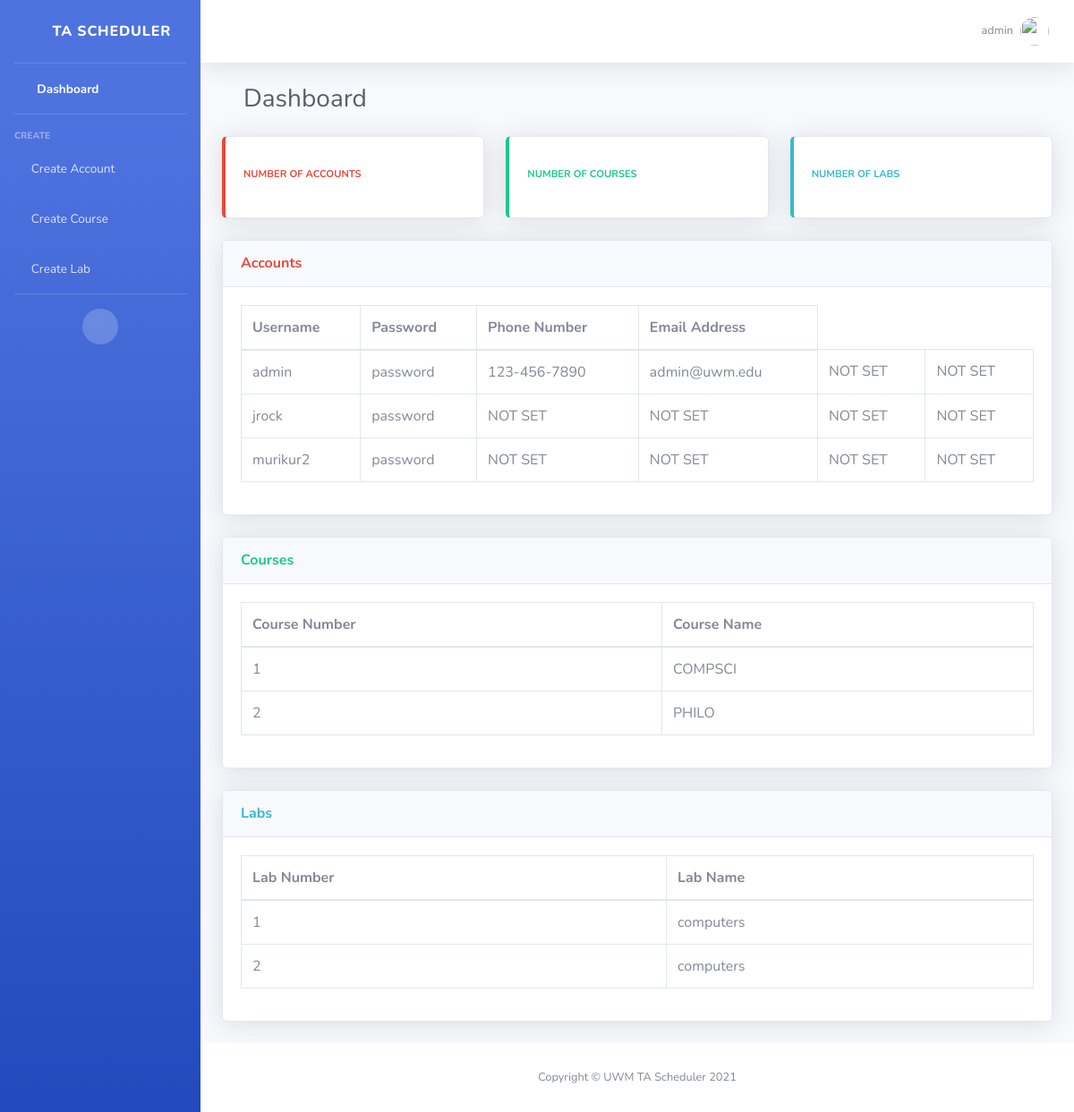
The app's page /home/ (signed in) with its own data.
### TA_Scheduler/models.py (models this page shows)
class myAccount(models.Model):
    userName = models.CharField(max_length=40)
    password = models.CharField(max_length=40)

class myContact(models.Model):
    userName = models.CharField(max_length=40)
    phoneNumber = models.CharField(max_length=20)
    emailAddress = models.CharField(max_length=40)

class myCourse(models.Model):
    courseName = models.CharField(max_length=20)
    courseNumber = models.IntegerField()

class myLab(models.Model):
    labName = models.CharField(max_length=20)
    labNumber = models.IntegerField()

### TA_Scheduler/views.py (the view)
# urls.py: 2. Add a URL to urlpatterns:  path('', Home.as_view(), name='home')
class Home(View):
    def get(self,request):
        userName = request.session["userName"]
        account_list = list(myAccount.objects.values_list("userName", "password"))
        course_list = list(myCourse.objects.values_list("courseNumber", "courseName"))
        lab_list = list(myLab.objects.values_list("labNumber", "labName"))
        contact_list = list(myContact.objects.values_list("userName","phoneNumber", "emailAddress"))
        return render(request, "home.html", {"account_list":account_list, "course_list":course_list, "lab_list":lab_list, "userName":userName, "contact_list":contact_list})

### templates/home.html (shortened to what this page needs)
{% load static %}
<!DOCTYPE html>
<html lang="en">
<head>
    <link href="{% static '/vendor/fontawesome-free/css/all.min.css' %}" rel="stylesheet" type="text/css">
    <link href="{% static '/css/sb-admin-2.min.css' %}" rel="stylesheet">
    <link href="{% static '/vendor/datatables/dataTables.bootstrap4.min.css' %}" rel="stylesheet">
</head>
<body id="page-top">
<div id="wrapper">
    <ul class="navbar-nav bg-gradient-primary sidebar sidebar-dark accordion" id="accordionSidebar">
        <a class="sidebar-brand d-flex align-items-center justify-content-center" href="/home">
            <div class="sidebar-brand-icon rotate-n-15">
                <i class="far fa-calendar-alt"></i>
            </div>
            <div class="sidebar-brand-text mx-3">TA Scheduler</div>
        </a>
        <hr class="sidebar-divider my-0">
        <li class="nav-item active">
            <a class="nav-link" href="/home">
                <i class="fas fa-fw fa-tachometer-alt"></i>
                <span>Dashboard</span></a>
        </li>
        <hr class="sidebar-divider">
        <div class="sidebar-heading">
            Create
        </div>
        <li class="nav-item">
            <a class="nav-link" href="/create-account">
                <i class="fas fa-user-circle"></i>
                <span>Create Account</span></a>
        </li>
        <li class="nav-item">
            <a class="nav-link" href="/create-course">
                <i class="fas fa-book-open"></i>
                <span>Create Course</span></a>
        </li>
        <li class="nav-item">
            <a class="nav-link" href="/create-lab">
                <i class="fas fa-flask"></i>
                <span>Create Lab</span></a>
        </li>
        <hr class="sidebar-divider d-none d-md-block">
        <div class="text-center d-none d-md-inline">
            <button class="rounded-circle border-0" id="sidebarToggle"></button>
        </div>
    </ul>
    <div id="content-wrapper" class="d-flex flex-column">
        <div id="content">
            <nav class="navbar navbar-expand navbar-light bg-white topbar mb-4 static-top shadow">
                <ul class="navbar-nav ml-auto">
                    <li class="nav-item dropdown no-arrow">
                        <a class="nav-link dropdown-toggle" href="#" id="userDropdown" role="button"
                           data-toggle="dropdown" aria-haspopup="true" aria-expanded="false">
                            <span class="mr-2 d-none d-lg-inline text-gray-600 small">{{ userName }}</span>
                            <img class="img-profile rounded-circle"
                                 src="{% static 'img/undraw_profile.svg' %}">
                        </a>
                    </li>
                </ul>
            </nav>
            <div class="container-fluid">
                <div class="container-fluid">
                    <div class="d-sm-flex align-items-center justify-content-between mb-4">
                        <h1 class="h3 mb-0 text-gray-800">Dashboard</h1>
                    </div>
                </div>
                <div class="row">
                    <div class="col-xl-4 col-md-4 mb-4">
                        <div class="card border-left-danger shadow h-100 py-2">
                            <div class="card-body">
                                <div class="row no-gutters align-items-center">
                                    <div class="col mr-2">
                                        <div class="text-xs font-weight-bold text-danger text-uppercase mb-1">
                                            Number of Accounts
                                        </div>
                                    </div>
                                    <div class="col-auto">
                                        <i class="fas fa-user-circle fa-2x text-gray-300"></i>
                                    </div>
                                </div>
                            </div>
                        </div>
                    </div>
                    <div class="col-xl-4 col-md-4 mb-4">
                        <div class="card border-left-success shadow h-100 py-2">
                            <div class="card-body">
                                <div class="row no-gutters align-items-center">
                                    <div class="col mr-2">
                                        <div class="text-xs font-weight-bold text-success text-uppercase mb-1">
                                            Number of Courses
                                        </div>
                                    </div>
                                    <div class="col-auto">
                                        <i class="fas fa-book-open fa-2x text-gray-300"></i>
                                    </div>
                                </div>
                            </div>
                        </div>
                    </div>
                    <div class="col-xl-4 col-md-4 mb-4">
                        <div class="card border-left-info shadow h-100 py-2">
                            <div class="card-body">
                                <div class="row no-gutters align-items-center">
                                    <div class="col mr-2">
                                        <div class="text-xs font-weight-bold text-info text-uppercase mb-1">Number of
                                            Labs
                                        </div>
                                    </div>
                                    <div class="col-auto">
                                        <i class="fas fa-flask fa-2x text-gray-300"></i>
                                    </div>
                                </div>
                            </div>
                        </div>
                    </div>
                </div>
                <div class="card shadow mb-4">
                    <div class="card-header py-3">
                        <h6 class="m-0 font-weight-bold text-danger">Accounts</h6>
                    </div>
                    <div class="card-body">
                        <div class="table-responsive">
                            <table class="table table-bordered" id="accountData" width="100%" cellspacing="0">
                                <thead>
                                <tr>
                                    <th>Username</th>
                                    <th>Password</th>
                                    <th>Phone Number</th>
                                    <th>Email Address</th>
                                </tr>
                                </thead>
                                <tbody>
                                {% for i in account_list %}
                                    <tr>
                                            <td>{{ i.0 }}</td>
                                            <td>{{ i.1 }}</td>
                                        {% for j in contact_list %}
                                            {% if i.0 == j.0 %}
                                            <td>{{ j.1 }}</td>
                                            <td>{{ j.2 }}</td>
                                            {% else %}
                                            <td>NOT SET</td>
                                            <td>NOT SET</td>
                                            {% endif %}
                                        {% endfor %}
                                    </tr>
                                {% endfor %}
                                 </tbody>
                            </table>
                        </div>
                    </div>
                </div>
                <div class="card shadow mb-4">
                    <div class="card-header py-3">
                        <h6 class="m-0 font-weight-bold text-success">Courses</h6>
                    </div>
                    <div class="card-body">
                        <div class="table-responsive">
                            <table class="table table-bordered" id="courseData" width="100%" cellspacing="0">
                                <thead>
                                <tr>
                                    <th>Course Number</th>
                                    <th>Course Name</th>
                                </tr>
                                </thead>
                                <tbody>
                                {% for i in course_list %}
                                    <tr>
                                        <td>{{ i.0 }}</td>
                                        <td>{{ i.1 }}</td>
                                    </tr>
                                {% endfor %}
                                </tbody>
                            </table>
                        </div>
                    </div>
                </div>
                <div class="card shadow mb-4">
                    <div class="card-header py-3">
                        <h6 class="m-0 font-weight-bold text-info">Labs</h6>
                    </div>
                    <div class="card-body">
                        <div class="table-responsive">
                            <table class="table table-bordered" id="labData" width="100%" cellspacing="0">
                                <thead>
                                <tr>
                                    <th>Lab Number</th>
                                    <th>Lab Name</th>
                                </tr>
                                </thead>
                                <tbody>
                                {% for i in lab_list %}
                                    <tr>
                                        <td>{{ i.0 }}</td>
                                        <td>{{ i.1 }}</td>
                                    </tr>
                                {% endfor %}
                                </tbody>
                            </table>
                        </div>
                    </div>
                </div>
            </div>
        </div>
        <footer class="sticky-footer bg-white">
            <div class="container my-auto">
                <div class="copyright text-center my-auto">
                    <span>Copyright &copy; UWM TA Scheduler 2021</span>
                </div>
            </div>
        </footer>
    </div>
</div>
</body>
</html>

### records on screen
myAccount: userName "admin", password "password"
myContact: phoneNumber "123-456-7890", emailAddress "admin@uwm.edu"
myAccount: userName "jrock", password "password"
myContact: j "NOT SET"
myAccount: userName "murikur2", password "password"
myCourse: i "1", courseName "COMPSCI"
myCourse: i "2", courseName "PHILO"
myLab: i "1", labName "computers"
myLab: i "2", labName "computers"

### other values on screen
{{ userName }} "admin"
